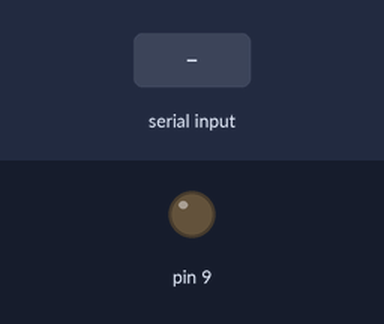
The sketch below on a simulated Arduino Uno, built with avr-gcc and run on an emulated ATmega328P. Shown: output pins drawn as LEDs (lit = HIGH). The inputs (shaded band) are chosen by the test bench.

Above: at 1.3 s.
1.4 s: "a" received over the second serial link
At 1.8 s:
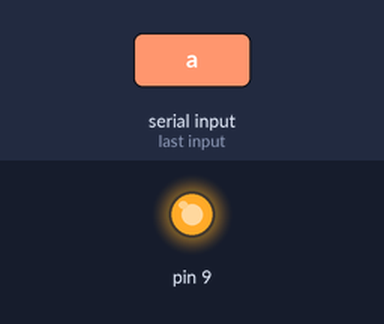
Timing chart, 0 to 4.4 s (numbered marks = the images above; inputs shaded):
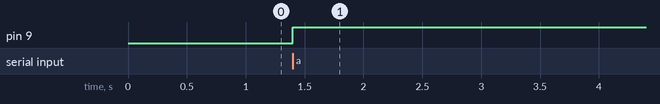

Measured:
- after the input at 1.4 s, pin 9: LOW → HIGH at once

The sketch:

Turret.ino
```cpp
#include <SoftwareSerial.h>

bool flag = 0;
int bluetoothTx = 2;  // TX-O pin of bluetooth mate, Arduino D2
int bluetoothRx = 3;  // RX-I pin of bluetooth mate, Arduino D3

SoftwareSerial bluetooth(bluetoothTx, bluetoothRx);

void setup()
{
  Serial.begin(9600);  // Begin the serial monitor at 9600bps

  bluetooth.begin(115200);  // The Bluetooth Mate defaults to 115200bps
  bluetooth.print("$");  // Print three times individually
  bluetooth.print("$");
  bluetooth.print("$");  // Enter command mode
  delay(100);  // Short delay, wait for the Mate to send back CMD
  bluetooth.println("U,9600,N");  // Temporarily Change the baudrate to 9600, no parity
  bluetooth.println("SM,0");
  // 115200 can be too fast at times for NewSoftSerial to relay the data reliably
  bluetooth.begin(9600);  // Start bluetooth serial at 9600

  pinMode(9, OUTPUT);
}

void loop()
{
  if(bluetooth.available())
    switch((char)bluetooth.read()){
      case 'a':
        flag = !flag;
        digitalWrite(9, flag);
    }


  /*if(bluetooth.available())  // If the bluetooth sent any characters
  {
    // Send any characters the bluetooth prints to the serial monitor
    Serial.print((char)bluetooth.read());
  }*/

  if(Serial.available())  // If stuff was typed in the serial monitor
  {
    // Send any characters the Serial monitor prints to the bluetooth
    bluetooth.print((char)Serial.read());
  }
  // and loop forever and ever!
}
```
